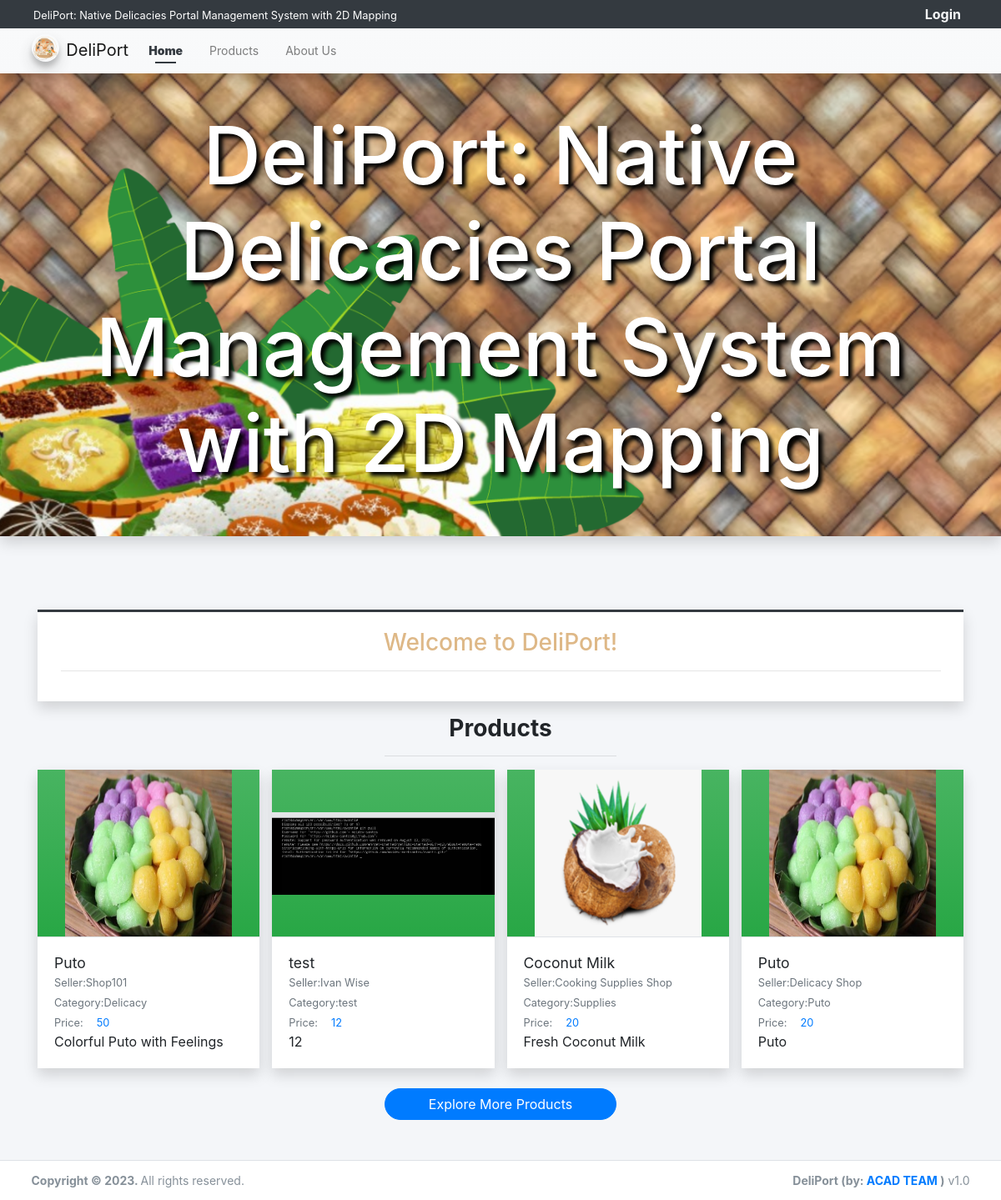
The page / on the database its author committed.
### tables this page shows
CREATE TABLE `product_list` (
  `id` int(30) NOT NULL,
  `vendor_id` int(30) DEFAULT NULL,
  `category_id` int(30) DEFAULT NULL,
  `name` text NOT NULL,
  `description` text NOT NULL,
  `price` double NOT NULL DEFAULT '0',
  `image_path` text,
  `status` tinyint(1) NOT NULL DEFAULT '1',
  `delete_flag` tinyint(1) NOT NULL DEFAULT '0',
  `limit_per_day` int(11) DEFAULT NULL,
  `supplier_id` int(11) DEFAULT NULL,
  `date_created` datetime NOT NULL DEFAULT CURRENT_TIMESTAMP,
  `date_updated` datetime DEFAULT NULL ON UPDATE CURRENT_TIMESTAMP
);

CREATE TABLE `vendor_list` (
  `id` int(30) NOT NULL,
  `code` varchar(100) NOT NULL,
  `shop_type_id` int(30) NOT NULL,
  `shop_name` text NOT NULL,
  `shop_owner` text NOT NULL,
  `contact` text NOT NULL,
  `username` text NOT NULL,
  `password` text NOT NULL,
  `avatar` text,
  `status` tinyint(1) NOT NULL DEFAULT '0',
  `delete_flag` tinyint(1) NOT NULL DEFAULT '0',
  `business_permit` text,
  `is_supplier` tinyint(4) NOT NULL DEFAULT '0',
  `date_created` datetime NOT NULL DEFAULT CURRENT_TIMESTAMP,
  `date_updated` datetime DEFAULT NULL ON UPDATE CURRENT_TIMESTAMP
);

CREATE TABLE `category_list` (
  `id` int(30) NOT NULL,
  `vendor_id` int(30) NOT NULL,
  `name` text NOT NULL,
  `description` text NOT NULL,
  `status` tinyint(1) NOT NULL DEFAULT '1',
  `delete_flag` tinyint(1) NOT NULL DEFAULT '0',
  `date_created` datetime NOT NULL DEFAULT CURRENT_TIMESTAMP,
  `date_updated` datetime DEFAULT NULL ON UPDATE CURRENT_TIMESTAMP
);

### config.php (called while the page is built, shortened)
<?php
function validate_image($file){
    $file = explode("?",$file)[0];
	if(!empty($file)){
		if(is_file(base_app.$file)){
			return base_url.$file;
		}else{
			return base_url.'dist/img/no-image-available.png';
		}
	}else{
		return base_url.'dist/img/no-image-available.png';
	}
}
function format_num($number = 0, $max_decimal = ''){
    if(is_numeric($number)){
        $ex = explode('.',$number);
        $dec = isset($ex[1]) ? strlen($ex[1]) : 0;
        if(empty($max_decimal) || (is_numeric($max_decimal) && $max_decimal >= $dec)){
            return number_format($number,$dec);
        }else{
            if(is_numeric($max_decimal))
                return number_format($number,$max_decimal);
            else
                return "Invalid Maximum Decimal";
        }
    }else{
        return "Invalid Number";
    }
}
?>

### home.php (the view, shortened to what this page needs)
<div class="col-lg-12 py-5">
    <div class="contain-fluid">
        <div class="card card-outline card-dark shadow rounded-0">
            <div class="card-body rounded-0">
                <div class="container-fluid">
                    <h3 class="text-center" style="color:burlywood;">Welcome to DeliPort!</h3>
                    <hr>
                </div>
            </div>
        </div>
        <h3 class="text-center"><b>Products</b></h3>
        <center><hr class="w-25"></center>
        <div class="row" id="product_list">
            <?php
            $products = $conn->query("SELECT p.*, v.shop_name as vendor, c.name as `category` FROM `product_list` p inner join vendor_list v on p.vendor_id = v.id inner join category_list c on p.category_id = c.id where p.delete_flag = 0 and p.`status` =1 order by RAND() limit 4");
            while($row = $products->fetch_assoc()):
            ?>
            <div class="col-lg-3 col-md-6 col-sm-12 product-item">
                <a href="./?page=products/view_product&id=<?= $row['id'] ?>" class="card shadow rounded-0 text-reset text-decoration-none">
                <div class="product-img-holder position-relative">
                    <img src="<?= validate_image($row['image_path']) ?>" alt="Product-image" class="img-top product-img bg-gradient-green">
                </div>
                    <div class="card-body border-top border-gray">
                        <h5 class="card-title text-truncate w-100"><?= $row['name'] ?></h5>
                        <div class="d-flex w-100">
                            <div class="col-auto px-0"><small class="text-muted">Seller: </small></div>
                            <div class="col-auto px-0 flex-shrink-1 flex-grow-1"><p class="text-truncate m-0"><small class="text-muted"><?= $row['vendor'] ?></small></p></div>
                        </div>
                        <div class="d-flex">
                            <div class="col-auto px-0"><small class="text-muted">Category: </small></div>
                            <div class="col-auto px-0 flex-shrink-1 flex-grow-1"><p class="text-truncate m-0"><small class="text-muted"><?= $row['category'] ?></small></p></div>
                        </div>
                        <div class="d-flex">
                            <div class="col-auto px-0"><small class="text-muted">Price: </small></div>
                            <div class="col-auto px-0 flex-shrink-1 flex-grow-1"><p class="m-0 pl-3"><small class="text-primary"><?= format_num($row['price']) ?></small></p></div>
                        </div>
                        <p class="card-text truncate-3 w-100"><?= strip_tags(html_entity_decode($row['description'])) ?></p>
                    </div>
                </a>
            </div>
            <?php endwhile; ?>
        </div>
        <div class="text-center">
            <a href="./?page=products" class="btn btn-large btn-primary rounded-pill col-lg-3 col-md-5 col-sm-12">Explore More Products</a>
        </div>
    </div>
</div>

### rows shown on the page
product_list: name "Puto", vendor.shop_name "Shop101", category.name "Delicacy", price "50", description "Colorful Puto with Feelings"
product_list: shows a picture, name "test", vendor.shop_name "Ivan Wise", category.name "test", price "12", description "12"
product_list: shows a picture, name "Coconut Milk", vendor.shop_name "Cooking Supplies Shop", category.name "Supplies", price "20", description "Fresh Coconut Milk"
product_list: name "Puto", vendor.shop_name "Delicacy Shop", category.name "Puto", price "20", description "Puto"

### other values the page prints
$_settings->info('name') "DeliPort: Native Delicacies Portal Management System with 2D Mapping"
$_settings->info('short_name') "DeliPort"
